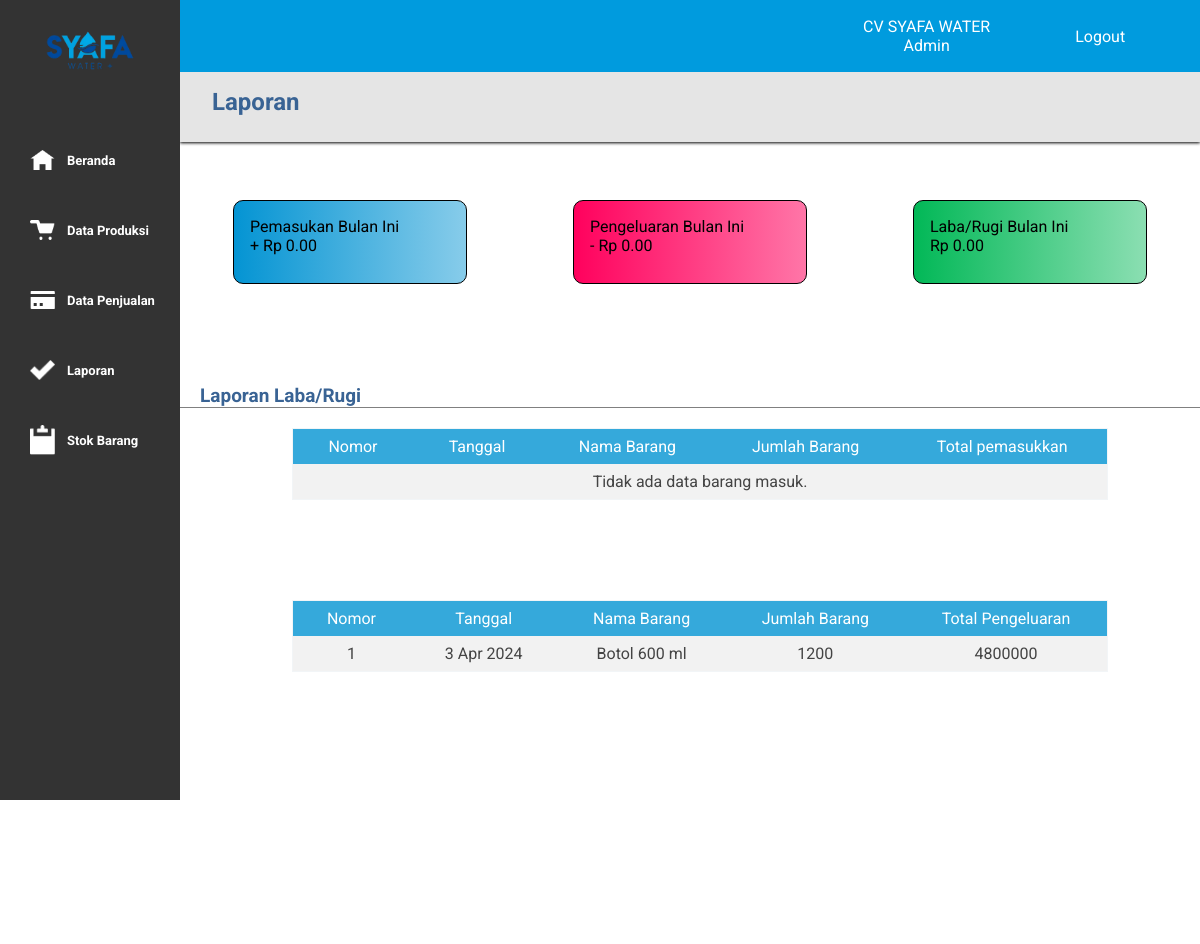
/laporan.php, run on an earlier commit of the app's database.
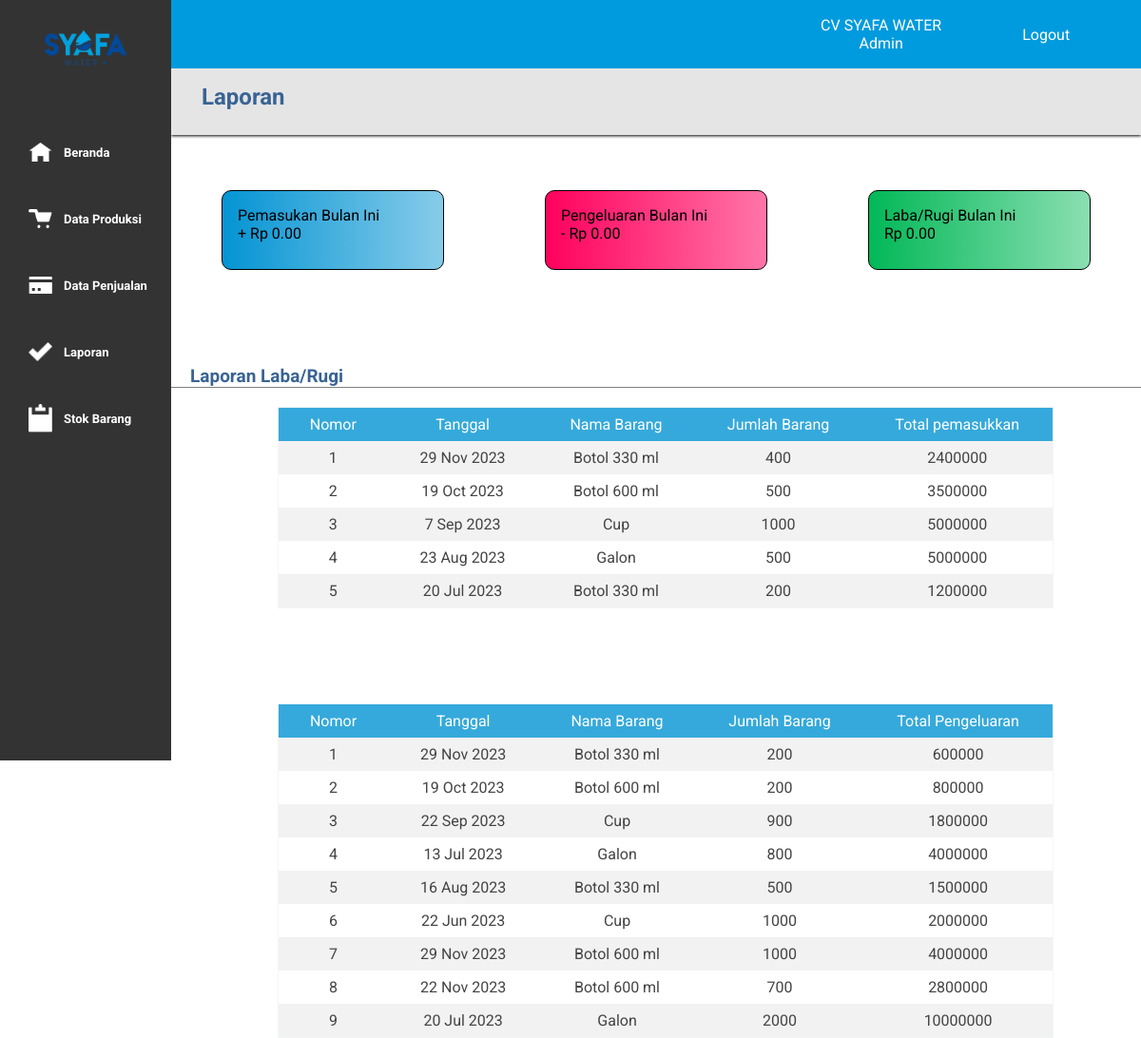
And on a later commit of the database.
### tables this page shows
CREATE TABLE `data_produksi` (
  `id_produksi` int(11) NOT NULL,
  `id_barang` int(11) NOT NULL,
  `tanggal_produksi` date NOT NULL,
  `nama_barang` varchar(255) DEFAULT NULL,
  `jumlah_produksi` int(11) DEFAULT NULL,
  `harga_produksi` int(11) DEFAULT NULL
);

CREATE TABLE `data_penjualan` (
  `id_jual` int(11) NOT NULL,
  `id_barang` int(11) DEFAULT NULL,
  `tanggal_jual` date NOT NULL,
  `nama_barang` varchar(255) DEFAULT NULL,
  `jumlah_jual` int(11) DEFAULT NULL,
  `harga_jual` int(11) DEFAULT NULL
);

### laporan.php (the view, shortened to what the changed rows need)
<!DOCTYPE html>
<html lang="en">
<head>
    <link rel="stylesheet" href="style.css">
    <link rel="stylesheet" href="https://use.fontawesome.com/releases/v6.4.2/css/all.css">
</head>
<body>
    <div class="container">
        <div class="main">
            <div class="home-head">
                <h2>Laporan</h2>
            </div>
            <div class="hasil">
                <div class="tabel">
                    <table id="pemasukkan">
                        <tr>
                            <th>Nomor</th>
                            <th>Tanggal</th>
                            <th>Nama Barang</th>
                            <th>Jumlah Barang</th>
                            <th>Total pemasukkan</th>
                        </tr>
                        <?php
                        $koneksi = new mysqli('localhost', 'root', '', 'admin_syafa');
                        $query = "SELECT * FROM data_penjualan";
                        $result = $koneksi->query($query);
                        $i = 1;
                        if ($result->num_rows > 0) {
                            while ($row = $result->fetch_assoc()) {
                                echo "<tr>";
                                echo "<td>" . $i . "</td>";
                                $tanggal_jual = date('j M Y', strtotime($row['tanggal_jual']));
                                echo "<td>" . $tanggal_jual . "</td>";
                                echo "<td>" . $row['nama_barang'] . "</td>";
                                echo "<td>" . $row['jumlah_jual'] . "</td>";
                                $total_pemasukan = $row['jumlah_jual'] * $row['harga_jual'];
                                echo "<td>" . $total_pemasukan . "</td>";
                                echo "</tr>";
                                $i++;
                            }
                        } else {
                            echo "<tr>";
                            echo "<td colspan=5>";
                            echo "Tidak ada data barang masuk.";
                            echo "</td>";
                            echo "</tr>";
                        }
                        ?>
                    </table>
                    <table id="Pengeluaran">
                        <tr>
                            <th>Nomor</th>
                            <th>Tanggal</th>
                            <th>Nama Barang</th>
                            <th>Jumlah Barang</th>
                            <th>Total Pengeluaran</th>
                        </tr>
                        <?php
                        $koneksi = new mysqli('localhost', 'root', '', 'admin_syafa');
                        $query = "SELECT * FROM data_produksi";
                        $result = $koneksi->query($query);
                        $i = 1;
                        if ($result->num_rows > 0) {
                            while ($row = $result->fetch_assoc()) {
                                echo "<tr>";
                                echo "<td>" . $i . "</td>";
                                $tanggal_produksi = date('j M Y', strtotime($row['tanggal_produksi']));
                                echo "<td>" . $tanggal_produksi . "</td>";
                                echo "<td>" . $row['nama_barang'] . "</td>";
                                echo "<td>" . $row['jumlah_produksi'] . "</td>";
                                $total_pemasukkan = $row['jumlah_produksi'] * $row['harga_produksi'];
                                echo "<td>" . $total_pemasukkan . "</td>";
                                echo "</tr>";
                                $i++;
                            }
                        } else {
                            echo "<tr>";
                            echo "<td colspan=5>";
                            echo "Tidak ada data barang masuk.";
                            echo "</td>";
                            echo "</tr>";
                        }
                        ?>
                    </table>
                </div>
            </div>
        </div>
    </div>
</body>
</html>

What changed in the data, as far as the page shows it:
removed data_produksi: tanggal_produksi "3 Apr 2024", nama_barang "Botol 600 ml", jumlah_produksi "1200", total_pemasukkan "4800000"
added data_penjualan: tanggal_jual "29 Nov 2023", nama_barang "Botol 330 ml", jumlah_jual "400", total_pemasukan "2400000"
added data_penjualan: tanggal_jual "19 Oct 2023", nama_barang "Botol 600 ml", jumlah_jual "500", total_pemasukan "3500000"
added data_penjualan: tanggal_jual "7 Sep 2023", nama_barang "Cup", jumlah_jual "1000", total_pemasukan "5000000"
added data_penjualan: tanggal_jual "23 Aug 2023", nama_barang "Galon", jumlah_jual "500", total_pemasukan "5000000"
added data_penjualan: tanggal_jual "20 Jul 2023", nama_barang "Botol 330 ml", jumlah_jual "200", total_pemasukan "1200000"
added data_produksi: tanggal_produksi "29 Nov 2023", nama_barang "Botol 330 ml", jumlah_produksi "200", total_pemasukkan "600000"
added data_produksi: tanggal_produksi "19 Oct 2023", nama_barang "Botol 600 ml", jumlah_produksi "200", total_pemasukkan "800000"
added data_produksi: tanggal_produksi "22 Sep 2023", nama_barang "Cup", jumlah_produksi "900", total_pemasukkan "1800000"
added data_produksi: tanggal_produksi "13 Jul 2023", nama_barang "Galon", jumlah_produksi "800", total_pemasukkan "4000000"
added data_produksi: tanggal_produksi "16 Aug 2023", nama_barang "Botol 330 ml", jumlah_produksi "500", total_pemasukkan "1500000"
added data_produksi: tanggal_produksi "22 Jun 2023", nama_barang "Cup", jumlah_produksi "1000", total_pemasukkan "2000000"
added data_produksi: tanggal_produksi "29 Nov 2023", nama_barang "Botol 600 ml", jumlah_produksi "1000", total_pemasukkan "4000000"
added data_produksi: tanggal_produksi "22 Nov 2023", nama_barang "Botol 600 ml", jumlah_produksi "700", total_pemasukkan "2800000"
added data_produksi: tanggal_produksi "20 Jul 2023", nama_barang "Galon", jumlah_produksi "2000", total_pemasukkan "10000000"
Also different on the page:
text no longer shown: "Tidak ada data barang masuk."
